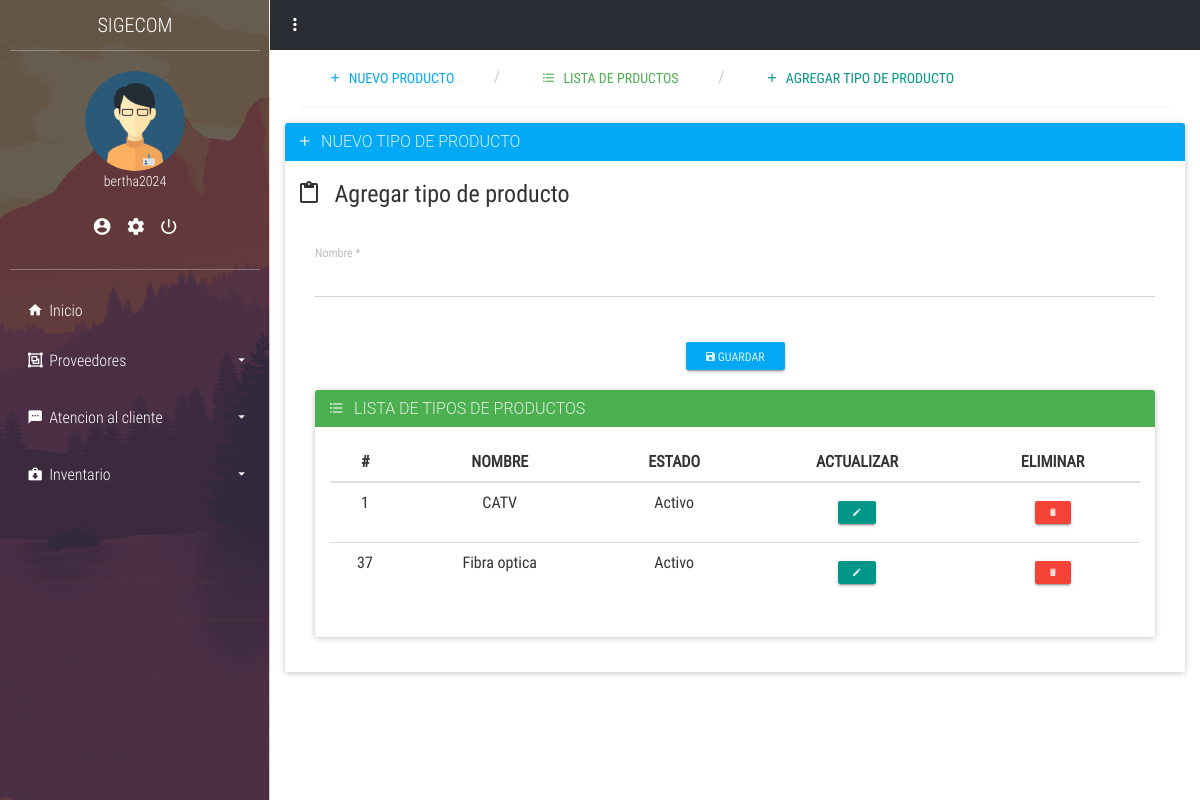
The app's page /inventario/productos/tipo_producto.php (signed in) with its own data.
### tables this page shows
CREATE TABLE IF NOT EXISTS `usuario` (
  `ID_usuario` int NOT NULL AUTO_INCREMENT,
  `id_personal` int DEFAULT NULL,
  `Nombre_usuario` varchar(50) NOT NULL,
  `Correo` varchar(250) DEFAULT NULL,
  `password` varchar(100) NOT NULL,
  `ID_tipousuario` int DEFAULT NULL,
  `Estado` int DEFAULT '1',
  `confirmado` int NOT NULL DEFAULT '0',
  `codigo` varchar(4) DEFAULT NULL,
  `token` int DEFAULT NULL,
  `fecha` timestamp NOT NULL,
  PRIMARY KEY (`ID_usuario`),
  KEY `ID_tipousuario` (`ID_tipousuario`),
  KEY `id_Personal` (`id_personal`)
);

CREATE TABLE IF NOT EXISTS `tipo_producto` (
  `ID_tipo_producto` int NOT NULL AUTO_INCREMENT,
  `Nom_producto` varchar(100) NOT NULL,
  `Estado` int DEFAULT '1',
  PRIMARY KEY (`ID_tipo_producto`)
);

### app/config.php (called while the page is built, shortened)
<?php
$URL = "http://localhost/sigecom/";

### layout/sesion.php (called while the page is built, shortened)
<?php
if (isset($_SESSION['sesion_usuario'])) {
    $nombre_usuario_sesion = $_SESSION['sesion_usuario'];
    $sql = "SELECT u.ID_usuario, u.Nombre_usuario, u.ID_tipousuario, tu.Nombre_tipousuario as rol, p.ID_cargo, u.Correo
            FROM usuario as u
            INNER JOIN tipo_usuario as tu ON u.ID_tipousuario = tu.ID_tipousuario
            INNER JOIN personal as p ON u.id_personal = p.ID_personal
            WHERE Nombre_usuario = :nombre_usuario_sesion";
    $query = $pdo->prepare($sql);
    $query->execute(['nombre_usuario_sesion' => $nombre_usuario_sesion]);
    $usuarios = $query->fetchAll(PDO::FETCH_ASSOC);
    foreach ($usuarios as $usuario) {
        $nombres_sesion = $usuario['Nombre_usuario'];
        $rol_sesion = $usuario['rol'];
    }
} else {
    echo "no existe sesion";
    header('Location: ' . $URL . '/login');
}

### inventario/productos/tipo_producto.php (the view, shortened to what this page needs)
<?php
include ('../../app/config.php');
include ('../../layout/sesion.php');
include ('../../layout/parte1.php');
?>
<div class="container-fluid">
    <?php include ('layout/parte1.php');?>
    <div class="panel panel-info">
        <div class="panel-heading">
            <h3 class="panel-title"><i class="zmdi zmdi-plus"></i> &nbsp; NUEVO TIPO DE PRODUCTO</h3>
        </div>
        <div class="panel-body">
        <form id="nuevoProductoForm">
    <fieldset>
        <legend><i class="zmdi zmdi-assignment-o"></i> &nbsp; Agregar tipo de producto</legend>
        <div class="container-fluid">
            <div class="row">
                <div class="col-xs-12">
                    <div class="form-group label-floating">
                        <label class="control-label">Nombre *</label>
                        <input
                            class="form-control"
                            type="text"
                            name="nombre-reg"
                            required
                        >
                    </div>
                </div>
            </div>
        </div>
    </fieldset>
    <p class="text-center" style="margin-top: 20px;">
        <button type="button" id="guardarBtn" class="btn btn-info btn-raised btn-sm">
            <i class="zmdi zmdi-floppy"></i> Guardar
        </button>
    </p>
</form>
<div class="container-fluid">
		<div class="panel panel-success">
			<div class="panel-heading">
				<h3 class="panel-title"><i class="zmdi zmdi-format-list-bulleted"></i> &nbsp; LISTA DE TIPOS DE PRODUCTOS</h3>
			</div>
			<div class="panel-body">
				<div class="table-responsive">
					<table class="table table-hover text-center">
						<thead>
							<tr>
								<th class="text-center">#</th>
								<th class="text-center">NOMBRE</th>
								<th class="text-center">ESTADO</th>
								<th class="text-center">ACTUALIZAR</th>
								<th class="text-center">ELIMINAR</th>
							</tr>
						</thead>
						<tbody>
							<?php
							$query = "SELECT ID_tipo_producto, Nom_producto, Estado FROM tipo_producto";
							$stmt = $pdo->query($query);
							while ($row = $stmt->fetch(PDO::FETCH_ASSOC)): ?>
								<tr>
									<td><?php echo htmlspecialchars($row['ID_tipo_producto']); ?></td>
									<td><?php echo htmlspecialchars($row['Nom_producto']); ?></td>
									<td>
										<?php echo htmlspecialchars($row['Estado'] ? 'Activo' : 'Inactivo'); ?>
									</td>
									<td>
										<button type="button" class="btn btn-primary btn-raised btn-xs" onclick="window.location.href = 'editar_tipo_producto.php?id_tipo_producto=<?php echo $row['ID_tipo_producto']; ?>'">
											<i class="zmdi zmdi-edit"></i>
										</button>
									</td>
									<td>
										<button type="button" class="btn btn-danger btn-raised btn-xs" onclick="deleteTipoProductoUnique(<?php echo htmlspecialchars($row['ID_tipo_producto']); ?>);">
											<i class="zmdi zmdi-delete"></i>
										</button>
									</td>
								</tr>
							<?php endwhile; ?>
						</tbody>
					</table>
				</div>
			</div>
		</div>
	</div>

### layout/parte1.php (shortened to what this page needs)
<!DOCTYPE html>
<html lang="es">
<head>
	<link rel="stylesheet" href="<?php echo $URL; ?>/plant/css/main.css">
</head>
<body>
	<section class="full-box cover dashboard-sideBar">
		<div class="full-box dashboard-sideBar-ct">
			<div class="full-box text-uppercase text-center text-titles dashboard-sideBar-title">
				SIGECOM <i class="zmdi zmdi-close btn-menu-dashboard visible-xs"></i>
			</div>
			<div class="full-box dashboard-sideBar-UserInfo">
				<figure class="full-box">
					<img src="<?php echo $URL; ?>/plant/assets/avatars/AdminMaleAvatar.png" alt="UserIcon">
					<figcaption class="text-center text-titles"><?php echo $nombres_sesion; ?></figcaption>
				</figure>
				<ul class="full-box list-unstyled text-center">
					<li>
						<a href="<?php echo $URL; ?>/my_data" title="Mis datos">
							<i class="zmdi zmdi-account-circle"></i>
						</a>
					</li>
					<li>
						<a href="<?php echo $URL; ?>/my_account" title="Mi cuenta">
							<i class="zmdi zmdi-settings"></i>
						</a>
					</li>
					<li>
    <a href="#" title="Cerrar Sesión" onclick="confirmacionCerrarSesion(event)">
        <i class="zmdi zmdi-power"></i>
    </a>
</li>
				</ul>
			</div>
			<ul class="list-unstyled full-box dashboard-sideBar-Menu">
				<li>
					<a href="<?php echo $URL; ?>/home.php">
						<i class="zmdi zmdi-home zmdi-hc-fw"></i> Inicio
					</a>
				</li>
				<?php if ($rol_sesion !== "tecnico"): ?>
				<li>
					<a href="#!" class="btn-sideBar-SubMenu">
						<i class="zmdi zmdi-group zmdi-hc-fw"></i> Proveedores <i class="zmdi zmdi-caret-down pull-right"></i>
					</a>
					<ul class="list-unstyled full-box">
					</ul>
				</li>
<?php endif; ?>
				<?php if ($rol_sesion !== "tecnico"): ?>
				<li>
					<a href="#!" class="btn-sideBar-SubMenu">
						<i class="zmdi zmdi-comment-more zmdi-hc-fw"></i> Atencion al cliente<i class="zmdi zmdi-caret-down pull-right"></i>
					</a>
					<ul class="list-unstyled full-box">
					</ul>
				</li>
				<?php endif; ?>
				<?php if ($rol_sesion !== "tecnico"): ?>
				<li>
					<a href="#!" class="btn-sideBar-SubMenu">
						<i class="zmdi zmdi-case-download zmdi-hc-fw"></i> Inventario <i class="zmdi zmdi-caret-down pull-right"></i>
					</a>
					<ul class="list-unstyled full-box">
					</ul>
				</li>
				<?php endif; ?>
			</ul>
		</div>
	</section>
	<section class="full-box dashboard-contentPage">
		<nav class="full-box dashboard-Navbar">
			<ul class="full-box list-unstyled text-right">
				<li class="pull-left">
					<a href="#!" class="btn-menu-dashboard"><i class="zmdi zmdi-more-vert"></i></a>
				</li>
			</ul>
		</nav>
</body>
</html>

### plant/css/main.css (style rules this page uses)
body, html { background-color: #fff; width: 100%; height: 100%; margin: 0; padding: 0; position: relative; font-size: 16px; font-family: 'RobotoCondensed'; overflow: hidden; }
.full-box { margin: 0; padding: 0; width: 100%; box-sizing: border-box; }
.cover { background: 50% 50% no-repeat; background-size: cover; }
.text-titles { font-family: 'RobotoCondensedLight' }
.dashboard-sideBar, .dashboard-contentPage { position: absolute; top: 0; height: 100%; transition: all .3s ease-in-out; }
.dashboard-sideBar, .dashboard-sideBar-ct { width: 270px; }
.dashboard-sideBar { left: 0; z-index: 2; background-image: url('../assets/img/sideBar.png'); border-right: 1px solid rgba(255, 255, 255, .7); overflow: hidden; }
.dashboard-sideBar-ct { position: relative; height: 100%; background-color: rgba(42, 45, 52, 0.7); padding: 0 10px; padding-bottom: 30px; }
.dashboard-sideBar-title, .dashboard-sideBar-title > i { height: 50px; line-height: 50px; color: #fff; font-size: 20px; }
.dashboard-sideBar-title { position: relative; }
.dashboard-sideBar-UserInfo { border-top: 1px solid rgba(255, 255, 255, .3); border-bottom: 1px solid rgba(255, 255, 255, .3); color: #fff; font-size: 14px; padding: 20px 0; }
.dashboard-sideBar-UserInfo figure img { width: 100px; height: 100px; border-radius: 100%; display: block; margin: 0 auto; }
.dashboard-sideBar-UserInfo ul { margin-top: 15px; }
.dashboard-sideBar-UserInfo ul > li, .dashboard-sideBar-UserInfo ul > li > a { display: inline-block; color: #fff; }
.dashboard-sideBar-UserInfo ul > li > a { outline: none; font-size: 20px; padding: 7px; transition: all .3s ease-in-out; }
.dashboard-sideBar-Menu { padding-top: 15px; }
.dashboard-sideBar-Menu > li, .dashboard-sideBar-Menu > li > a, .dashboard-sideBar-Menu > li > ul > li, .dashboard-sideBar-Menu > li > ul > li > a { line-height: 50px; font-family: "RobotoCondensedLight"; display: block; color: #fff; text-decoration: none; border-radius: 4px; transition: all .3s ease-in-out; position: relative; }
.dashboard-sideBar-Menu > li > a > i.zmdi-caret-down { line-height: 50px; transition: all .3s ease-in-out; }
.dashboard-sideBar-Menu > li > a { padding: 0 15px; box-sizing: border-box; height: 50px; outline: none; }
.dashboard-sideBar-Menu > li > ul { position: relative; padding-top: 7px; height: 0; overflow: hidden; }
.dashboard-contentPage { right: 0; z-index: 1; padding-left: 270px; }
.dashboard-Navbar, .dashboard-Navbar > ul, .dashboard-Navbar > ul >li, .dashboard-Navbar > ul > li > a { height: 50px; line-height: 50px; }
.dashboard-Navbar > ul > li > a { outline: none; }
.dashboard-Navbar { background-color: #2A2D34; overflow: hidden; }
.dashboard-Navbar > ul >li, .dashboard-Navbar > ul > li > a { display: inline-block; width: 50px; text-align: center; color: #fff; margin: 0; padding: 0; font-size: 20px; transition: all .3s ease-in-out; position: relative; }

### records on screen
usuario: Nombre_usuario "bertha2024"
tipo_producto: ID_tipo_producto "1", Nom_producto "CATV", Estado "Activo"
tipo_producto: ID_tipo_producto "37", Nom_producto "Fibra optica", Estado "Activo"
